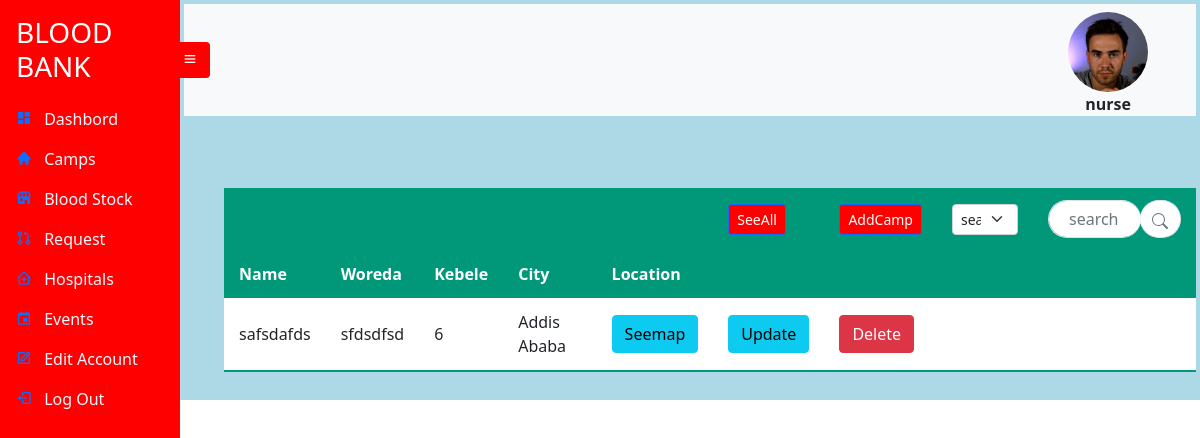
The page /camps/notall (signed in) on the database as committed earlier.
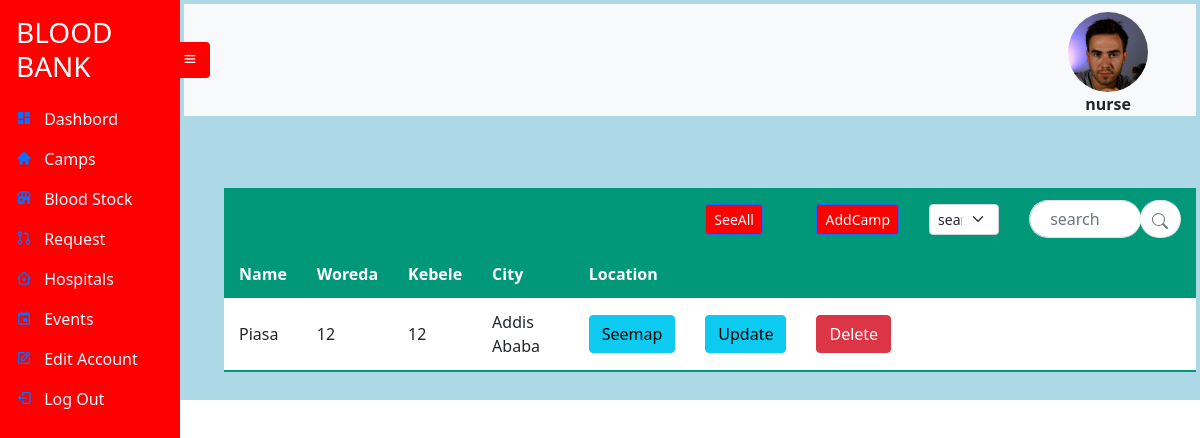
The same page on the database as committed later.
### Event/models.py (models this page shows)
class Camp(models.Model):
    Camps_id = models.UUIDField(default=uuid.uuid4, unique=True,
                          primary_key=True, editable=False)
    CampsName = models.CharField(max_length=10)
    CampsWoreda = models.CharField(max_length=50)
    CampsKebele = models.IntegerField()
    city = models.CharField(max_length=255 , null=True)
    Location = models.CharField(max_length=1000 ,null=True)

### Event/views.py (the view, shortened to what this page needs)
# urls.py: path('camps/', views.Camps, name='camps'),
def Camps(request , type):
    camps = None
    try:
        if(type=='all'):
            camps=Camp.objects.all()
        elif(type=='notall'):
            camps=Camp.objects.all()[0:5]
    except:
        camps=None
    context={'camps':camps , 'account':bbmanagerstate(request)['account']}
    return render(request ,'bbmanager/camps.html' , context)

### Event/views.py (called while the page is built)
def bbmanagerstate(request):
    bbmanager = request.user
    account = UserRegistration.objects.get(Account_id=bbmanager.id)
    context={'account':account}
    return context

### templates/bbmanager/camps.html (shortened to what this page needs)
{% extends 'bbmanager/bbmanager.html' %}
{% block content %}
<br>
<br>
<table class="styled-table">
    <thead>
         <tr>
             <th></th>
             <th></th>
             <th></th>
             <th></th>
             <th></th>
           <th><a href="{% url 'camps' 'all' %}"> <button type="button" class="btn btn-primary btn-sm" style= "background-color: red;">SeeAll</button></a>
            </th>
            <th><a href="{% url 'addcamp' %}"><button type="button" class="btn btn-primary btn-sm" style= "background-color: red;">AddCamp</button></a>
            </th>
            <form method="post" action="{% url 'camps' 'searched' %}">
             <th>
              <select class="form-select form-select-sm" name='searchby' aria-label=".form-select-sm example">
              <option selected>searchby</option>
            </select>
            </th>
            <th>
              <div class="input-group">
                <input class="form-control border-end-0 border rounded-pill" name='searched' placeholder="search" id="example-search-input">
                <span class="input-group-append">
                    <button type="submit" class="btn btn-outline-secondary bg-white border-start-0 border rounded-pill ms-n3">
                    </button>
                </span>
              </div>
            </th>
             </form>
          </tr>
        <tr>
            <th>Name</th>
            <th>Woreda</th>
            <th>Kebele</th>
            <th>City</th>
            <th>Location</th>
            <th></th>
            <th></th>
            <th></th>
             <th></th>
        </tr>
    </thead>
    <tbody>
      {% if camps %}
      {% for camp in camps %}
        <tr>
          <td>{{ camp.CampsName }}</td>
          <td>{{ camp.CampsWoreda }}</td>
          <td>{{ camp.CampsKebele }}</td>
          <td>{{ camp.city }}</td>
          <td><a href="{% url 'seecamps' camp.Camps_id %}"><button type="button" class="btn btn-info">Seemap</button></a></td>&nbsp;
          <td><a href="{% url 'updatecamp' camp.Camps_id %}"><button type="button" class="btn btn-info">Update</button></a></td>&nbsp;
          <td><a href="{% url 'deletecamp'  camp.Camps_id  %}"><button type="button" class="btn btn-danger">Delete</button></a></td>
          <td></td>
          <td></td>
        </tr>
      {% endfor %}
      {% endif %}
    </tbody>
  </table>
  <br>
{% endblock %}

Rows that differ between the two databases and show on the page:
removed Camp: CampsName "safsdafds", CampsWoreda "sfdsdfsd", CampsKebele "6", city "Addis Ababa"
added Camp: CampsName "Piasa", CampsWoreda "12", CampsKebele "12", city "Addis Ababa"
